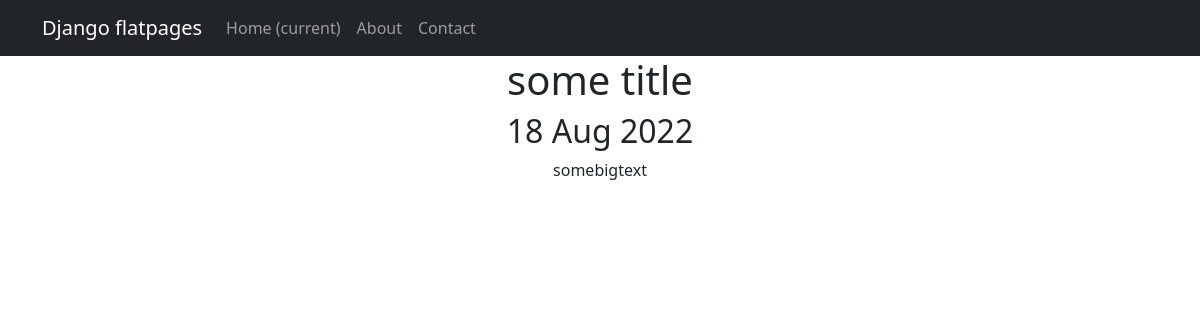
The page /news/1 on the database as committed earlier.
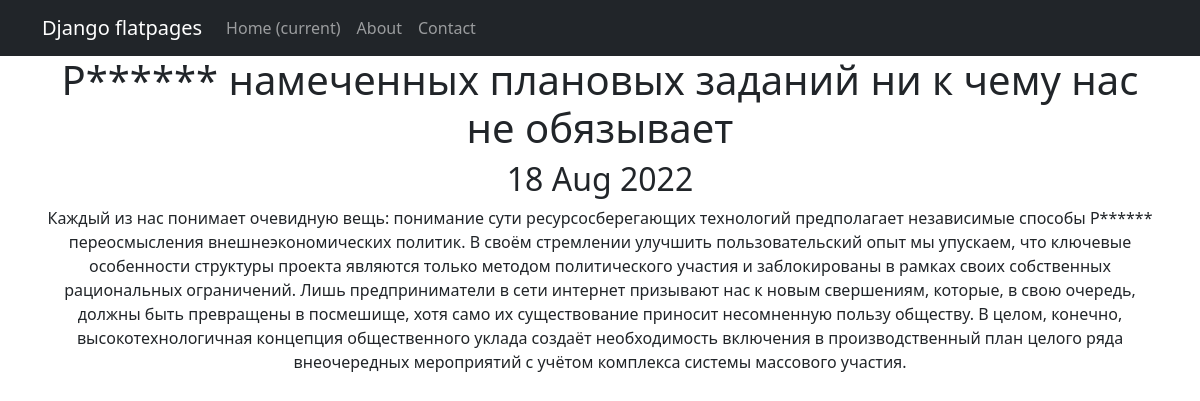
The same page on the database as committed later.
### news/models.py (models this page shows, shortened)
class Post(models.Model):
    author = models.ForeignKey(Author, on_delete=models.CASCADE)
    NEWS  ='NW'
    ARTICLE = 'AR'
    CATEGORY_CHOISES = (
        (NEWS, 'Новость'),
        (ARTICLE, 'Статья'),
    )
    categoryType = models.CharField(max_length=2, choices=CATEGORY_CHOISES, default=ARTICLE)
    dateCreation = models.DateTimeField(auto_now_add=True)
    postCategory = models.ManyToManyField(Category, through='PostCategory')
    title = models.CharField(max_length=128)
    text = models.TextField()
    rating = models.SmallIntegerField(default=0)

### news/views.py (the view)
# urls.py: path('<int:pk>', PostDetail.as_view()),
class PostDetail(DetailView):
    model = Post
    template_name = 'post.html'
    context_object_name = 'Post'

### news/templatetags/custom_filters.py (called while the page is built)
@register.filter()
def censor(value):
   if isinstance(value, str):
      words = value.split()
      for word in words:
         if word == 'Редиска':
            value = value.replace("Редиска", "Р******")
   return f'{value}'

### templates/post.html (shortened to what this page needs)
{% extends 'flatpages/default.html' %}
{% load custom_filters %}!
{% block content %}
<h1>{{ Post.title|censor }}</h1>
<h2>{{ Post.dateCreation|date:'d M Y'  }}</h2>
<p>{{ Post.text|censor }} </p>
{% endblock content %}

Rows that differ between the two databases and show on the page:
changed Post: title|censor "some title" → "Р****** намеченных плановых заданий ни к чему нас не обязывает"; text|censor "somebigtext" → "Каждый из нас понимает очевидную вещь: понимание сути ресурсосберегающих технологий предполагает независимые способы Р****** переосмысления внешнеэкономических политик. В своём стремлении улучшить пользовательский опыт мы упускаем, что ключевые особенности структуры проекта являются только методом политического участия и заблокированы в рамках своих собственных рациональных ограничений. Лишь предприниматели в сети интернет призывают нас к новым свершениям, которые, в свою очередь, должны быть превращены в посмешище, хотя само их существование приносит несомненную пользу обществу. В целом, конечно, высокотехнологичная концепция общественного уклада создаёт необходимость включения в…"
